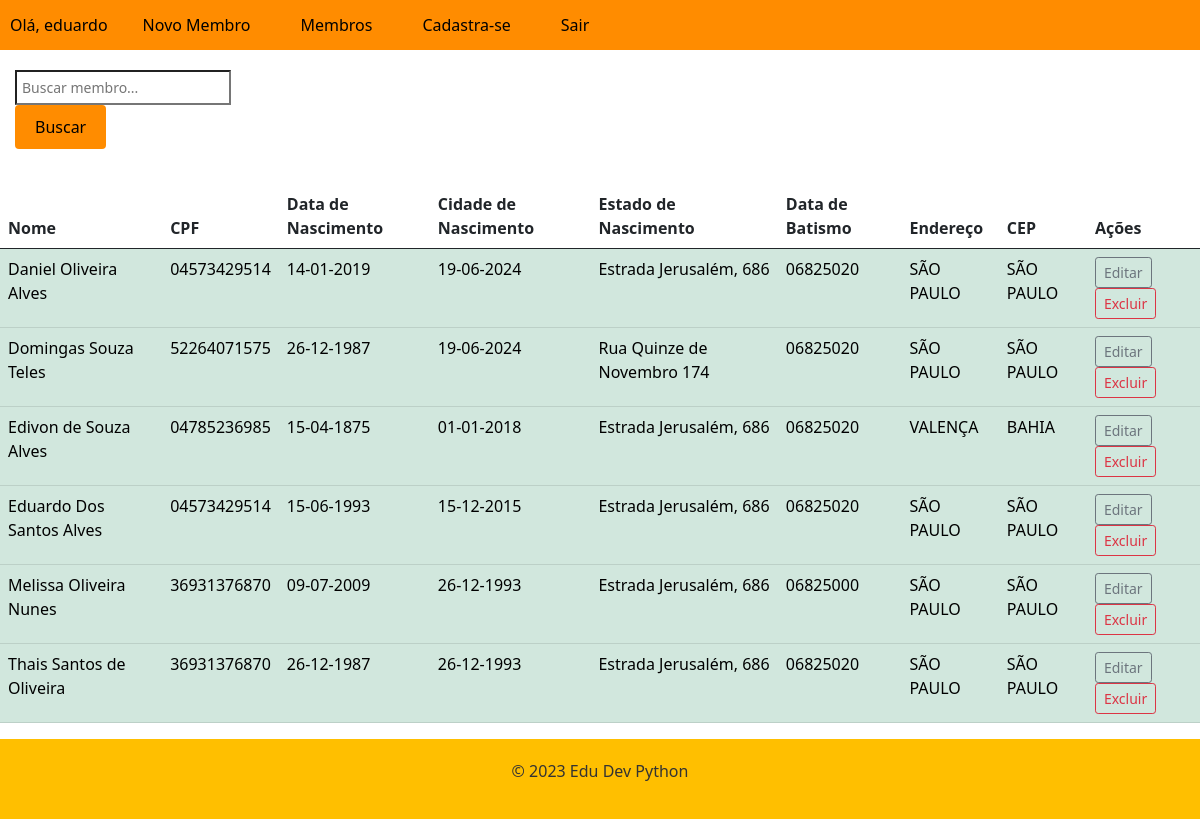
Screenshot of /members/ (signed in) with the database file from the repository.
### cadmember/models.py (models this page shows, shortened)
class Member(models.Model):
    id = models.AutoField(primary_key=True)
    name = models.CharField(max_length=200, blank=False, null=False, verbose_name='nome')
    cpf = models.CharField(max_length=11, blank=False, null=True, verbose_name="cpf")
    date_birth = models.DateField(null=False, blank=False, verbose_name='data_nascimento',default=" ")
    city_birth = models.ForeignKey(City, on_delete=models.PROTECT, related_name= 'cidade_nascimento', null=True)
    state_birth = models.ForeignKey(State, on_delete=models.PROTECT, related_name= "estado_nascimento", null= True)
    date_baptism = models.DateField(null=False, blank=False, verbose_name='data_batismo')
    address = models.CharField(max_length=200, blank=False, null=False, verbose_name='endereço')
    cep = models.CharField(max_length=8, blank=False, null=False, verbose_name='cep')

class City(models.Model):
    id = models.AutoField(primary_key=True)
    city = models.CharField(max_length=100, name='city')
    def __str__(self):
        return self.city

class State(models.Model):
    id = models.AutoField(primary_key=True)
    state = models.CharField(max_length=100, name='state')
    def __str__(self):
        return self.state

### cadmember/views.py (the view)
# urls.py: path('members/',members_view, name='members_list'),
@login_required(login_url='/login')
def members_view(request):
    members = Member.objects.all().order_by('name')
    search = request.GET.get('search')
    if search:
        members = members.filter(name__icontains=search)
    return render(request, 'members.html', {'members': members})

### cadmember/templates/members.html (shortened to what this page needs)
{% extends "base.html" %}
{% block content %}
  <head>
    <link href="https://cdn.jsdelivr.net/npm/bootstrap@5.0.2/dist/css/bootstrap.min.css" rel="stylesheet">
  </head>
    <form method="GET" action="{% url  'members_list' %}">
        <input type="text" name="search" placeholder="Buscar membro...">
        <button type="submit">Buscar</button>
    </form>
    <div class="conteiner">
        <table class="table">
            <thead>
                <tr>
                    <th scope="col">Nome</th>
                    <th scope="col">CPF</th>
                    <th scope="col">Data de Nascimento</th>
                    <th scope="col">Cidade de Nascimento</th>
                    <th scope="col">Estado de Nascimento</th>
                    <th scope="col">Data de Batismo</th>
                    <th scope="col">Endereço</th>
                    <th scope="col">CEP</th>
                    <th scope="col">Ações</th>
                </tr>
            </thead>
            <Tbody>
                {% for member in members %}
                <tr class="table-success">
                    <td>{{ member.name }}</td>
                    <td>{{ member.cpf }}</td>
                    <td>{{ member.date_birth | date:"d-m-Y"}}</td>
                    <td>{{ member.date_baptism | date:"d-m-Y"}}</td>
                    <td>{{ member.address }}</td>
                    <td>{{ member.cep | default:"-"}}</td>
                    <td>{{ member.city_birth }}</td>
                    <td>{{ member.state_birth }}</td>
                    <td>
                    <a href="" class="btn btn-outline-secondary btn-sm">Editar</a>
                    <a href="" class="btn btn-outline-danger btn-sm">Excluir</a>
                    </td>
                </tr>
                {% endfor %}
            </Tbody>
        </table>
    </div>
{% endblock  %}

### app/templates/base.html (shortened to what this page needs)
{% load static %}
<!DOCTYPE html>
<html lang="en">
<head>
  <link rel="stylesheet" href="{% static 'css/base.css' %}">
</head>
<body>
  <header>
    <nav>
     <ul>
        {% if user.is_authenticated%}
        <li>Olá, {{user.username }}</li>
        <li><a href="{% url 'new_member' %}">Novo Membro</a></li>
        <li><a href="{% url 'members_list' %}">Membros</a></li>
        <li><a href="{% url 'register' %}">Cadastra-se</a></li>
        {% endif%}
        {% if user.is_authenticated %}
        <li><a href="{% url 'logout' %}">Sair</a></li>
        {% endif %}
      </ul>
    </nav>
  </header>
  <main>
    {% block content %}
    {% endblock %}
  </main>
  <footer>
    <p>&copy; 2023 Edu Dev Python</p>
  </footer>
</body>
</html>

### static/css/base.css (style rules this page uses)
body { background-color: #f7f7f7; color: #333; margin: 0; padding: 0; }
header { background-color: #0096c7; color: #000000; text-align: center; }
footer { background-color: #ffbf00; color: #333; padding: 20px; text-align: center; }
nav { background-color: #ff8c00; color: #000000; height: 50px; display: flex; justify-content: space-between; align-items: center; }
nav ul { list-style: none; margin: 0; padding: 0; display: flex; }
nav ul li { margin: 0 10px; }
nav ul li a { color: #000000; text-decoration: none; font-size: 16px; padding: 15px; transition: all 0.3s ease; }
form { padding: 15px; font-size: 14px; margin-bottom: 20px; margin-top: 5px; border-radius: 4px; transition: all linear 160ms; outline: none; }
input { display: flex; padding: 5px; margin: 5px; flex-direction: column; background-color: #fff; gap: 5px; }
button[type="submit"] { background-color: #ff8c00; color: #000000; border: none; padding: 10px 20px; font-size: 16px; border-radius: 4px; cursor: pointer; transition: background-color 0.3s ease-in-out; }

### rows the page displays
Member: name "Daniel Oliveira Alves", cpf "04573429514", date_birth "14-01-2019", date_baptism "19-06-2024", address "Estrada Jerusalém, 686", cep "06825020", city_birth "SÃO PAULO", state_birth "SÃO PAULO"
Member: name "Domingas Souza Teles", cpf "52264071575", date_birth "26-12-1987", date_baptism "19-06-2024", address "Rua Quinze de Novembro 174", cep "06825020", city_birth "SÃO PAULO", state_birth "SÃO PAULO"
Member: name "Edivon de Souza Alves", cpf "04785236985", date_birth "15-04-1875", date_baptism "01-01-2018", address "Estrada Jerusalém, 686", cep "06825020", city_birth "VALENÇA", state_birth "BAHIA"
Member: name "Eduardo Dos Santos Alves", cpf "04573429514", date_birth "15-06-1993", date_baptism "15-12-2015", address "Estrada Jerusalém, 686", cep "06825020", city_birth "SÃO PAULO", state_birth "SÃO PAULO"
Member: name "Melissa Oliveira Nunes", cpf "36931376870", date_birth "09-07-2009", date_baptism "26-12-1993", address "Estrada Jerusalém, 686", cep "06825000", city_birth "SÃO PAULO", state_birth "SÃO PAULO"
Member: name "Thais Santos de Oliveira", cpf "36931376870", date_birth "26-12-1987", date_baptism "26-12-1993", address "Estrada Jerusalém, 686", cep "06825020", city_birth "SÃO PAULO", state_birth "SÃO PAULO"

### other values shown
{{ user.username }} "eduardo"
